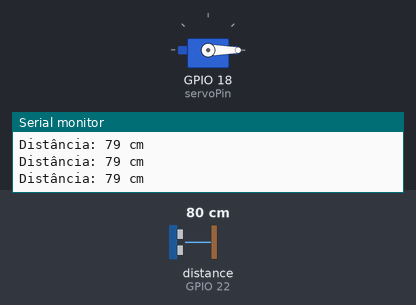
Simulated run of this program. Board: ESP32. On the bench: servo, the last lines printed to the serial monitor. Wiring (inferred from the names in the program): ultrasonic range finder: trigger GPIO 23; echo GPIO 22. Inputs (shaded band) come from the test bench; at power-on: distance to the obstacle (sensor on GPIO 22) 80 cm. The echo pulse lasts 58.3 µs per cm.

Above: at 1.3 s.
1.4 s: distance to the obstacle (sensor on GPIO 22) set to 7 cm
2.9 s: distance to the obstacle (sensor on GPIO 22) set to 4 cm
At 3.7 s:
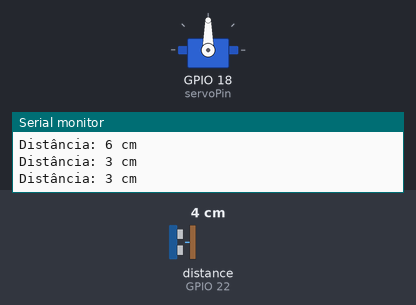
4.5 s: distance to the obstacle (sensor on GPIO 22) set to 9 cm
At 5.0 s:
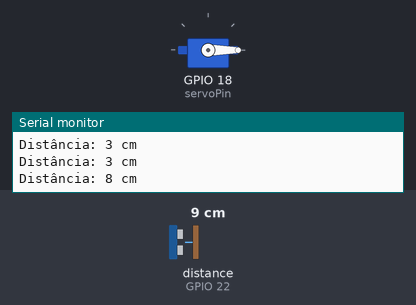
6.0 s: distance to the obstacle (sensor on GPIO 22) set to 2 cm
At 7.5 s:
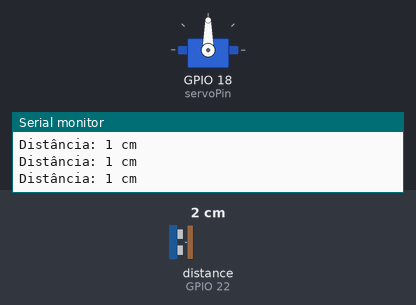
Timing chart, 0 to 8.5 s (numbered marks = the images above; inputs shaded):
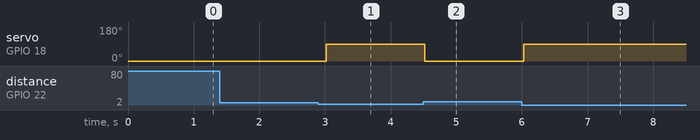

The program:

main.cpp
```cpp
#include <Arduino.h>
#include <Servo.h>

Servo meuServo; // Cria um objeto servo
const int trigPin = 23; // Pino do Trigger do HC-SR04
const int echoPin = 22; // Pino do Echo do HC-SR04
const int servoPin = 18; // Pino do servo

void setup() {
  Serial.begin(115200); // Inicializa a comunicação serial
  meuServo.attach(servoPin); // Anexa o pino do servo
  meuServo.write(0); // Inicializa o servo em 0 graus
  pinMode(trigPin, OUTPUT); // Define o pino do Trigger como saída
  pinMode(echoPin, INPUT); // Define o pino do Echo como entrada
}

void loop() {
  long duracao, distancia;

  // Limpa o pino do Trigger
  digitalWrite(trigPin, LOW);
  delayMicroseconds(2);

  // Define o Trigger em HIGH por 10 microsegundos
  digitalWrite(trigPin, HIGH);
  delayMicroseconds(10);
  digitalWrite(trigPin, LOW);

  // Lê o tempo do Echo
  duracao = pulseIn(echoPin, HIGH);

  // Calcula a distância em centímetros
  distancia = duracao * 0.034 / 2;

  Serial.print("Distância: ");
  Serial.print(distancia);
  Serial.println(" cm");

  // Se a distância for menor que 5 cm, abre o servo em 90 graus
  if (distancia < 5) {
    meuServo.write(90); // Move o servo para 90 graus
  } else {
    meuServo.write(0); // Retorna o servo para 0 graus
  }

  delay(500); // Aguarda meio segundo antes de medir novamente
}
```

Measured:
- the behaviour switches between 6 and 5 cm on distance to the obstacle (sensor on GPIO 22) (found by bisection; images 0 and 1)
- after the input at 2.9 s, servo on GPIO 18 (servoPin): 0° → 90° after 0.12 s
- after the input at 4.5 s, servo on GPIO 18 (servoPin): 90° → 0° at once
- after the input at 6.0 s, servo on GPIO 18 (servoPin): 0° → 90° at once
